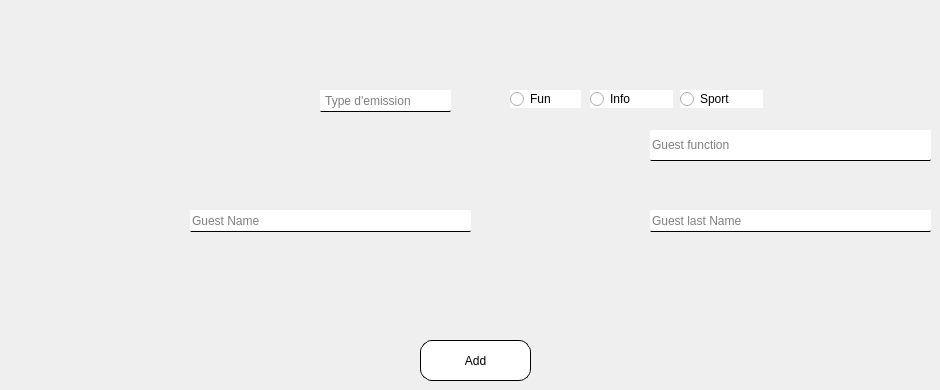
     <widget class="QWidget" name="tab_5">
      <attribute name="title">
       <string>Page</string>
      </attribute>
      <widget class="QLineEdit" name="lineEdit_28">
       <property name="geometry">
        <rect>
         <x>320</x>
         <y>90</y>
         <width>131</width>
         <height>22</height>
        </rect>
       </property>
       <property name="styleSheet">
        <string notr="true">background-color:white;
border-radius:1px;
border-bottom:1px double;</string>
       </property>
       <property name="alignment">
        <set>Qt::AlignLeading|Qt::AlignLeft|Qt::AlignVCenter</set>
       </property>
       <property name="readOnly">
        <bool>true</bool>
       </property>
       <property name="placeholderText">
        <string> Type d'emission</string>
       </property>
      </widget>
      <widget class="QLineEdit" name="lineEdit_guest_function_2">
       <property name="geometry">
        <rect>
         <x>650</x>
         <y>130</y>
         <width>281</width>
         <height>31</height>
        </rect>
       </property>
       <property name="styleSheet">
        <string notr="true">background-color:white;
border-radius:1px;
border-bottom:1px double;</string>
       </property>
       <property name="alignment">
        <set>Qt::AlignLeading|Qt::AlignLeft|Qt::AlignVCenter</set>
       </property>
       <property name="readOnly">
        <bool>false</bool>
       </property>
       <property name="placeholderText">
        <string>Guest function</string>
       </property>
      </widget>
      <widget class="QRadioButton" name="info1_2">
       <property name="geometry">
        <rect>
         <x>590</x>
         <y>90</y>
         <width>83</width>
         <height>18</height>
        </rect>
       </property>
       <property name="styleSheet">
        <string notr="true">background-color:white;
</string>
       </property>
       <property name="text">
        <string>Info</string>
       </property>
      </widget>
      <widget class="QRadioButton" name="fun1_2">
       <property name="geometry">
        <rect>
         <x>510</x>
         <y>90</y>
         <width>71</width>
         <height>18</height>
        </rect>
       </property>
       <property name="styleSheet">
        <string notr="true">background-color:white;
</string>
       </property>
       <property name="text">
        <string>Fun</string>
       </property>
      </widget>
      <widget class="QPushButton" name="pushButton_add_guest_2">
       <property name="geometry">
        <rect>
         <x>420</x>
         <y>340</y>
         <width>111</width>
         <height>41</height>
        </rect>
       </property>
       <property name="styleSheet">
        <string notr="true">
QPushButton{background-color:white;
border-radius:12px;
border-color:black;
border:1px solid;
}
QPushButton:hover
{
background-color:lightgray;
}</string>
       </property>
       <property name="text">
        <string>Add</string>
       </property>
      </widget>
      <widget class="QRadioButton" name="sport1_2">
       <property name="geometry">
        <rect>
         <x>680</x>
         <y>90</y>
         <width>83</width>
         <height>18</height>
        </rect>
       </property>
       <property name="styleSheet">
        <string notr="true">background-color:white;
</string>
       </property>
       <property name="text">
        <string>Sport</string>
       </property>
      </widget>
      <widget class="QLineEdit" name="lineEdit_guest_name_3">
       <property name="geometry">
        <rect>
         <x>190</x>
         <y>210</y>
         <width>281</width>
         <height>22</height>
        </rect>
       </property>
       <property name="styleSheet">
        <string notr="true">background-color:white;
border-radius:1px;
border-bottom:1px double;</string>
       </property>
       <property name="alignment">
        <set>Qt::AlignLeading|Qt::AlignLeft|Qt::AlignVCenter</set>
       </property>
       <property name="placeholderText">
        <string>Guest Name</string>
       </property>
      </widget>
      <widget class="QLineEdit" name="lineEdit_guest_last_name_3">
       <property name="geometry">
        <rect>
         <x>650</x>
         <y>210</y>
         <width>281</width>
         <height>22</height>
        </rect>
       </property>
       <property name="styleSheet">
        <string notr="true">background-color:white;
border-radius:1px;
border-bottom:1px double;</string>
       </property>
       <property name="alignment">
        <set>Qt::AlignLeading|Qt::AlignLeft|Qt::AlignVCenter</set>
       </property>
       <property name="placeholderText">
        <string>Guest last Name</string>
       </property>
      </widget>
     </widget>
